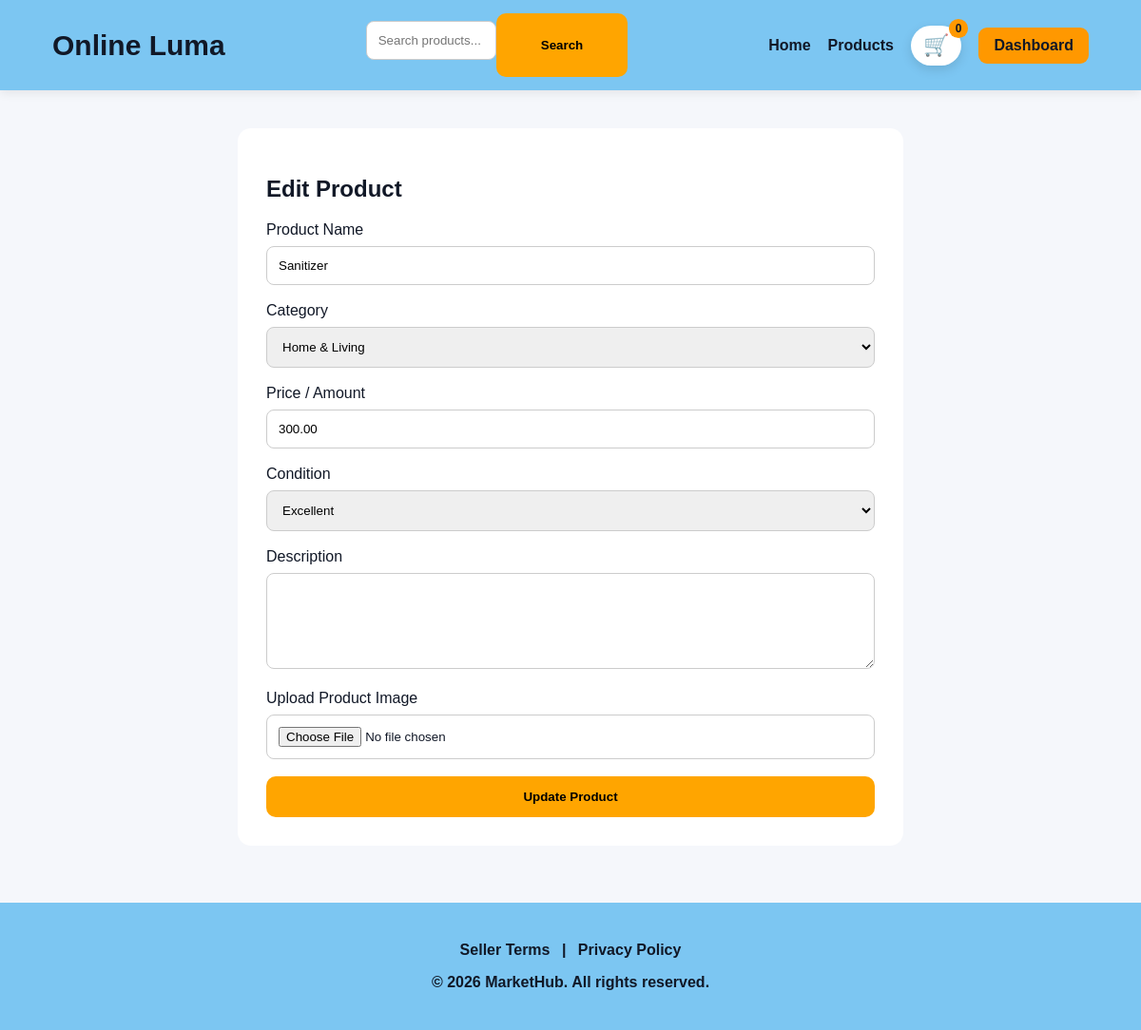
The app's page /dashboard/edit-product/10/ (signed in) with its own data.
### website/models.py (models this page shows, shortened)
class Product(models.Model):
    CONDITION_CHOICES = [
        ("Excellent", "Excellent"),
        ("Good", "Good"),
        ("Fair/Damaged", "Fair/Damaged"),
    ]
    seller = models.ForeignKey(User, on_delete=models.SET_NULL, null=True, blank=True)
    name = models.CharField(max_length=200)
    category = models.CharField(max_length=100, blank=True, null=True)
    amount = models.DecimalField(max_digits=10, decimal_places=2, default=0)
    description = models.TextField(blank=True, null=True)
    condition = models.CharField(max_length=20, choices=CONDITION_CHOICES, default="Good")
    image = models.ImageField(upload_to="products/", blank=True, null=True)

### website/views.py (the view, shortened to what this page needs)
# urls.py: path("dashboard/edit-product/<int:product_id>/", views.edit_product, name="edit_product"),
@login_required
def edit_product(request, product_id):
    product = get_object_or_404(Product, id=product_id)
    return render(request, "product_form.html", {
        "product": product,
    })

### website/templates/product_form.html (shortened to what this page needs)
{% extends "base.html" %}
{% block content %}
<div style="max-width:700px; margin:40px auto; background:white; padding:30px; border-radius:14px;">
    <h2>{% if product %}Edit Product{% else %}Add Product{% endif %}</h2>
    <form method="POST" enctype="multipart/form-data">
        <label>Product Name</label>
        <input type="text" name="name" value="{{ product.name|default:'' }}" required>
        <label>Category</label>
        <select name="category" required>
            <option value="Home & Living" {% if product.category == "Home & Living" %}selected{% endif %}>Home & Living</option>
        </select>
        <label>Price / Amount</label>
        <input type="number" step="0.01" name="amount" value="{{ product.amount|default:'' }}" required>
        <label>Condition</label>
        <select name="condition" required>
            <option value="Excellent" {% if product.condition == "Excellent" %}selected{% endif %}>Excellent</option>
        </select>
        <label>Description</label>
        <textarea name="description" rows="5">{{ product.description|default:'' }}</textarea>
        <label>Upload Product Image</label>
        <input type="file" name="image" accept="image/*">
        <button type="submit">
            {% if product %}Update Product{% else %}Add Product{% endif %}
        </button>
    </form>
</div>
{% endblock %}

### website/templates/base.html (style rules this page uses)
* { box-sizing: border-box; }
body { margin: 0; font-family: Arial, Helvetica, sans-serif; background: #f5f7fb; color: #111827; }

### website/templates/product_form.html (style rules this page uses)
input, select, textarea { width: 100%; padding: 12px; margin: 8px 0 18px; border: 1px solid #ccc; border-radius: 8px; }
button { width: 100%; padding: 14px; background: orange; border: none; border-radius: 10px; font-weight: bold; }

### records on screen
Product: name "Sanitizer", category "Home & Living", amount "300.00", condition "Excellent"

### other values on screen
{{ request.session.cart|length|default:0 }} "0"
